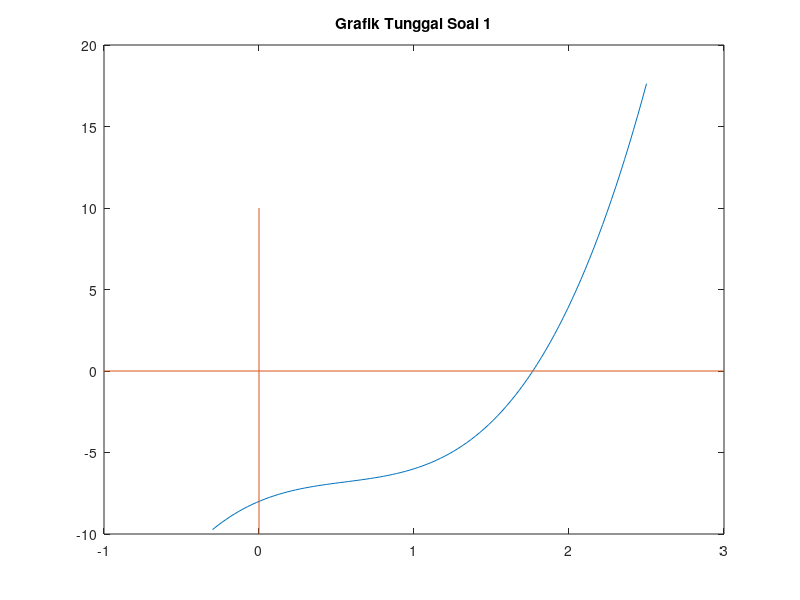

The MATLAB source for this figure: (Note: this script raises an error after producing the figure.)
%Rafik Badilah_L0325009
%Praktikum_07_Metode Numerik
%Sistem Persamaan Non-Linear(Bagian 1)

%Plot Kurva
x = linspace(-0.3,2.5);
f = @(x) 3*x.^3 - 5*x.^2 + 4*x - 8;
y = f(x);
plot(x,y)

title('Grafik Tunggal Soal 1');

%Menggambar sumbu x dan y
line([-1,3],[0,0])  %Sumbu X
line([0,0],[-10,10]) %Sumbu Y

%Annotation
gtext('y = 3*x^3 - 5*x^2 + 4*x - 8')
gtext('Akar')
